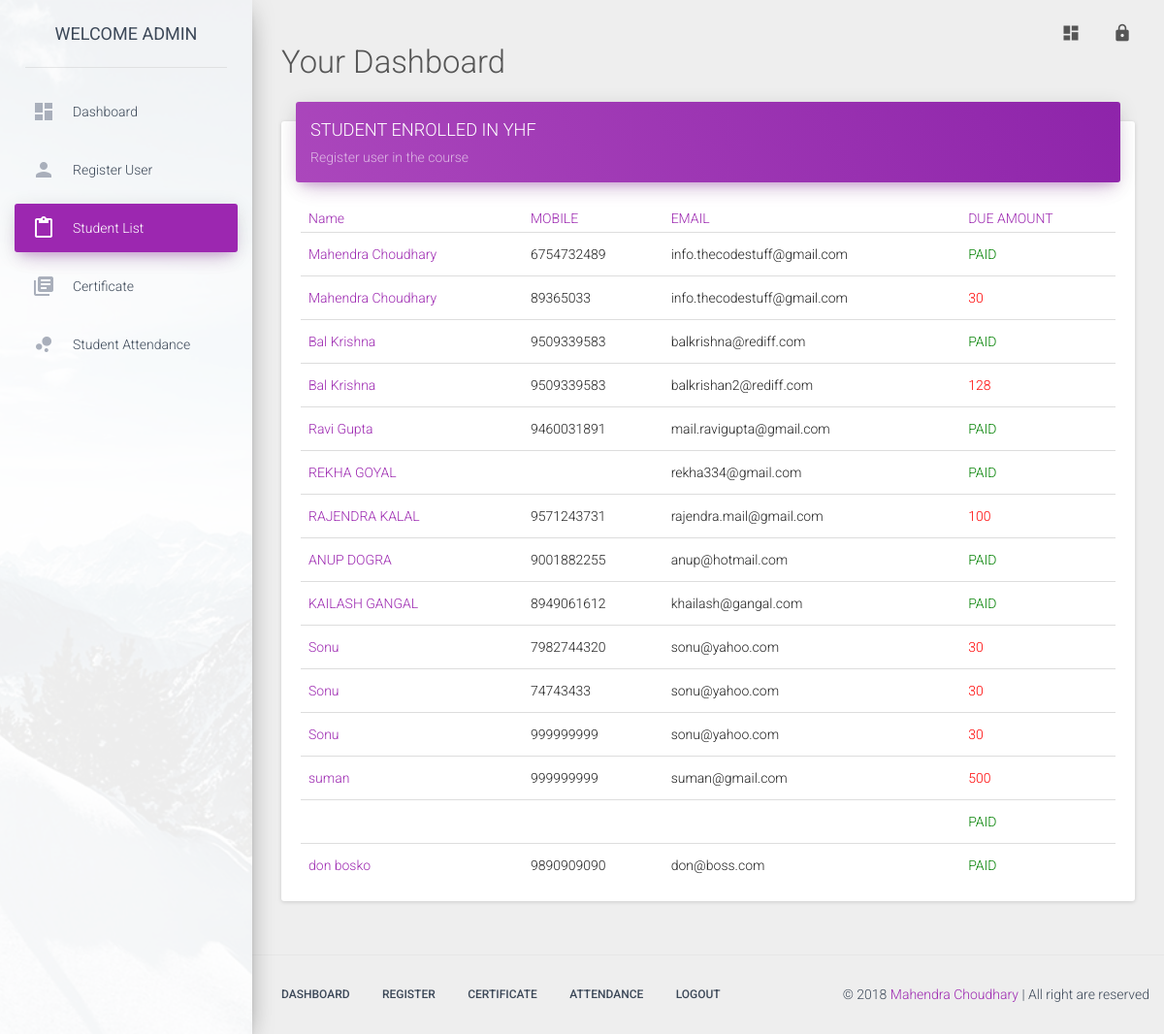
The app's page /student_list.php (signed in) with its own data.
### tables this page shows
CREATE TABLE IF NOT EXISTS `registration_details` (
  `user_id` int(255) NOT NULL AUTO_INCREMENT,
  `registration_type` varchar(255) NOT NULL,
  `pass_no` varchar(255) NOT NULL,
  `name` varchar(255) NOT NULL,
  `registrar_name` varchar(255) NOT NULL,
  `reg_date` varchar(255) NOT NULL,
  `reg_month` varchar(255) NOT NULL,
  `reg_year` varchar(255) NOT NULL,
  `address` varchar(255) NOT NULL,
  `area` varchar(255) NOT NULL,
  `city` varchar(255) NOT NULL,
  `gender` varchar(25) NOT NULL,
  `age` varchar(255) NOT NULL,
  `occupation` varchar(255) NOT NULL,
  `mobile` varchar(255) NOT NULL,
  `email` varchar(255) NOT NULL,
  `amt_paid` varchar(255) NOT NULL,
  `amt_due` varchar(255) NOT NULL,
  PRIMARY KEY (`user_id`)
);

### functions.php (the view, shortened to what this page needs)
<?php
function get_student_list(){
global $conn ;
 $query = 'SELECT user_id , name , mobile , email , amt_due
           FROM registration_details
          ';
 $result = mysqli_query( $conn , $query ) ;
    while( $row = mysqli_fetch_assoc( $result ) ){
        extract( $row ) ;
        $fields = array(
            'uid'=>$user_id
        );
        ?>
            <tr>
                <td class="text-primary">
                    <a href="register.php?<?php echo http_build_query($fields, '', "&") ; ?>"> <?php echo $name ; ?></a>
                </td>
                <td><?php echo $mobile ; ?></td>
                <td><?php echo $email ; ?></td>
                <td <?php echo ($amt_due>0)? 'style="color:red;"' : 'style="color:green ;"' ;?> ><?php echo ( $amt_due >0.0  )? $amt_due :"PAID"; ?></td>
            </tr>
        <?php
    }
 }
        ?>

### records on screen
registration_details: name "Mahendra Choudhary", mobile "6754732489", email "info.thecodestuff@gmail.com", amt_due "PAID"
registration_details: name "Mahendra Choudhary", mobile "89365033", email "info.thecodestuff@gmail.com", amt_due "30"
registration_details: name "Bal Krishna", mobile "9509339583", email "balkrishna@rediff.com", amt_due "PAID"
registration_details: name "Bal Krishna", mobile "9509339583", email "balkrishan2@rediff.com", amt_due "128"
registration_details: name "Ravi Gupta", mobile "9460031891", email "mail.ravigupta@gmail.com", amt_due "PAID"
registration_details: name "REKHA GOYAL", email "rekha334@gmail.com", amt_due "PAID"
registration_details: name "RAJENDRA KALAL", mobile "9571243731", email "rajendra.mail@gmail.com", amt_due "100"
registration_details: name "ANUP DOGRA", mobile "9001882255", email "anup@hotmail.com", amt_due "PAID"
registration_details: name "KAILASH GANGAL", mobile "8949061612", email "khailash@gangal.com", amt_due "PAID"
registration_details: name "Sonu", mobile "7982744320", email "sonu@yahoo.com", amt_due "30"
registration_details: name "Sonu", mobile "74743433", email "sonu@yahoo.com", amt_due "30"
registration_details: name "Sonu", mobile "999999999", email "sonu@yahoo.com", amt_due "30"
registration_details: name "suman", mobile "999999999", email "suman@gmail.com", amt_due "500"
registration_details: amt_due "PAID"
registration_details: name "don bosko", mobile "9890909090", email "don@boss.com", amt_due "PAID"
